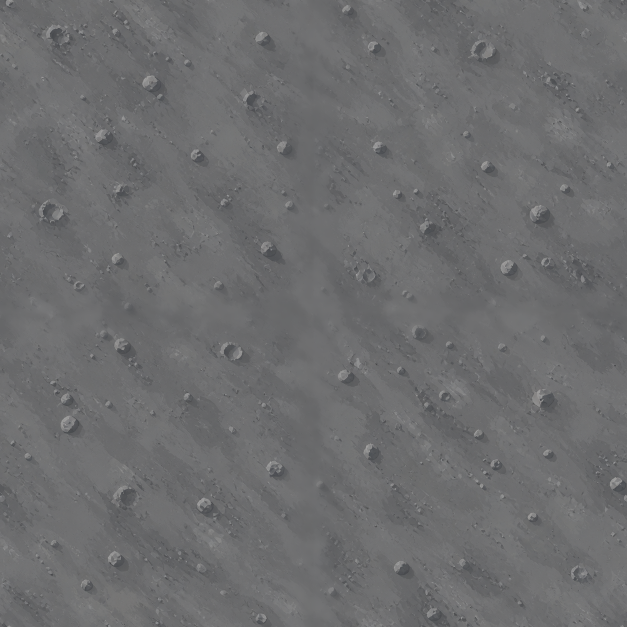
#> input picture tools/legacy_assets/pre_realism_20260903/lunar_ground.png, 1254 x 1254 px, found by its file name (shown at 1/2 size)
$ python build_asset_contact_sheet.py
#> lines starting #> are read from the running program, lines starting #| are printed output that depends on the picture
"""Gera pranchas de auditoria visual sem alterar os assets de produção."""
from pathlib import Path
from PIL import Image, ImageDraw, ImageFont

ROOT = Path(__file__).resolve().parents[1]
SOURCE = ROOT / "assets" / "textures"
OUTPUT = ROOT / "build" / "visual-audit"
OUTPUT.mkdir(parents=True, exist_ok=True)

GROUPS = {
    "world": ["lunar_ground.png", "mars_ground.png", "base_lunar.png",
              "lunar_obstacles.png", "mars_obstacles.png", "landmarks.png"],
    "missions": ["mission_atlas_unified.png", "mars_atlas_v4.png", "oxigenio.png",
                 "comida.png", "gelo.png", "pulse_rifle.png"],
    "enemies_fx": ["lunar_enemy_sheet.png", "mars_drone_sheet.png",
                   "mars_crawler_sheet.png", "action_fx_sheet.png", "energy_fx_sheet.png"],
    "characters": ["astronauta_sheet.png", "astronaut_combat_sheet.png",
                   "npc_commander_ayla_sheet.png", "npc_colony_officer_sheet_v2.png",
                   "npc_researcher_lira_sheet_v2.png"],
    "titan": ["titan_ground_v2.png", "titan_enemy_sheet.png", "titan_hunter_sheet_v3.png",
              "titan_portal_vertical_v2.png", "titan_boss_sheet_v3.png",
              "titan_refinery_sheet_v2.png"],
    "ui_keyart": ["intro_keyart_v4.png", "ui_panel_frame.png", "ui/resource_icons.png",
                  "ui/button_normal.png", "ui/panel_hud.png", "ui/damage_vignette.png"],
}

def checker(size):
    image = Image.new("RGB", size, "#B7BDC2")
    draw = ImageDraw.Draw(image)
    tile = 16
    for y in range(0, size[1], tile):
        for x in range(0, size[0], tile):
            if (x // tile + y // tile) % 2:
                draw.rectangle((x, y, x + tile - 1, y + tile - 1), fill="#E4E7E9")
    return image

for group, names in GROUPS.items():
    canvas = Image.new("RGB", (1440, 960), "#10161C")
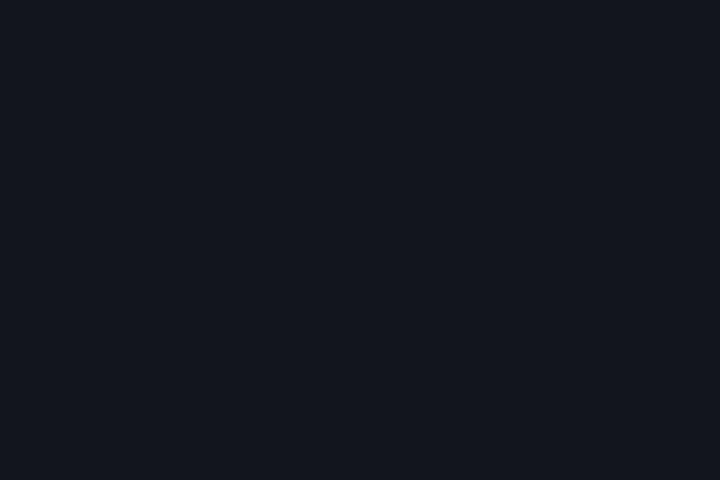
#> canvas: PIL image 1440x960 RGB (shown at 1/2 size); mean R, G, B 16, 22, 28
    draw = ImageDraw.Draw(canvas)
    for index, name in enumerate(names):
        x = 20 + index % 3 * 475
        y = 20 + index // 3 * 470
        panel = checker((435, 400))
#> in checker, `image = Image.new("RGB", size, "#B7BDC2")`:
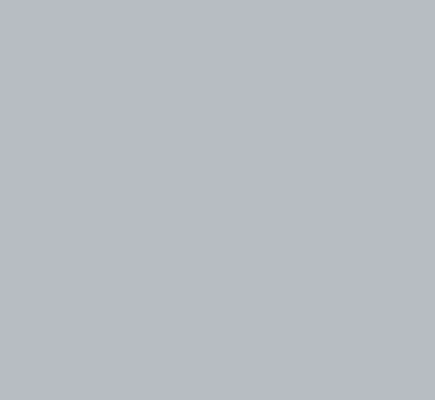
#> image: PIL image 435x400 RGB; mean R, G, B 183, 189, 194
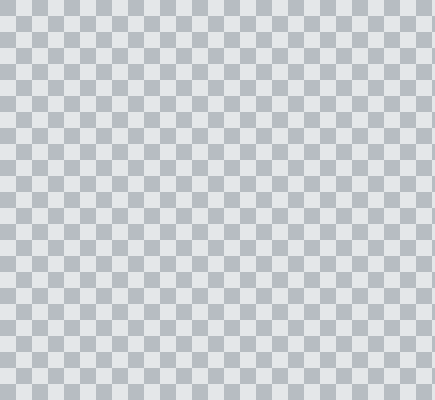
#> panel: PIL image 435x400 RGB; mean R, G, B 205.5, 210, 213.5
        source = Image.open(SOURCE / name).convert("RGBA")
        source.thumbnail((415, 380), Image.Resampling.LANCZOS)
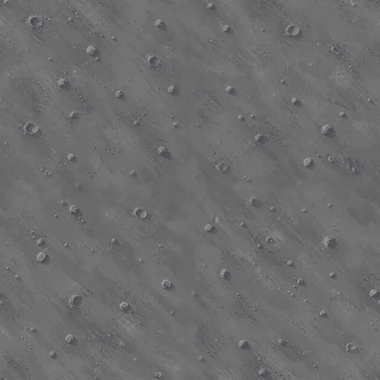
#> source: PIL image 380x380 RGBA; mean R, G, B, A 108.5, 108.9, 110.2, 255
        panel.paste(source, ((435-source.width)//2, (400-source.height)//2), source)
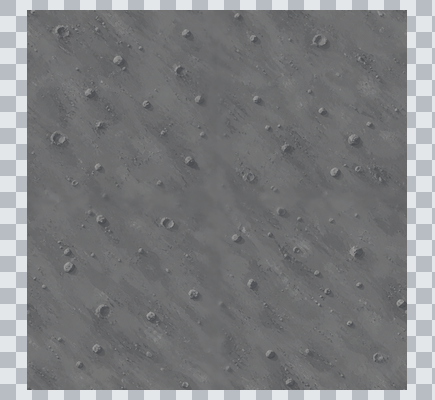
#> panel: PIL image 435x400 RGB; mean R, G, B 125, 126.1, 127.8
        canvas.paste(panel, (x, y + 30))
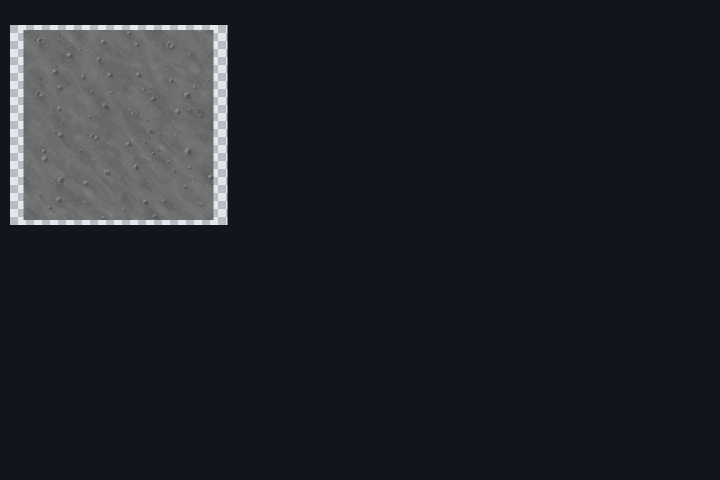
#> canvas: PIL image 1440x960 RGB (shown at 1/2 size); mean R, G, B 29.7, 35.1, 40.6
        draw.text((x, y + 5), name, fill="#F1EEE5")
    canvas.save(OUTPUT / f"{group}.png", optimize=True)
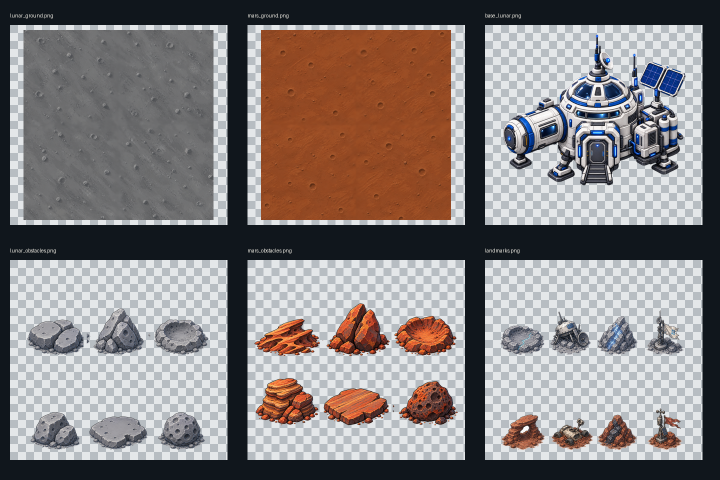
#> saved as world.png: PIL image 1440x960 RGB (shown at 1/2 size); mean R, G, B 133.5, 127, 126.2
#> (the run stopped early here; a loop or call above may not have finished)
